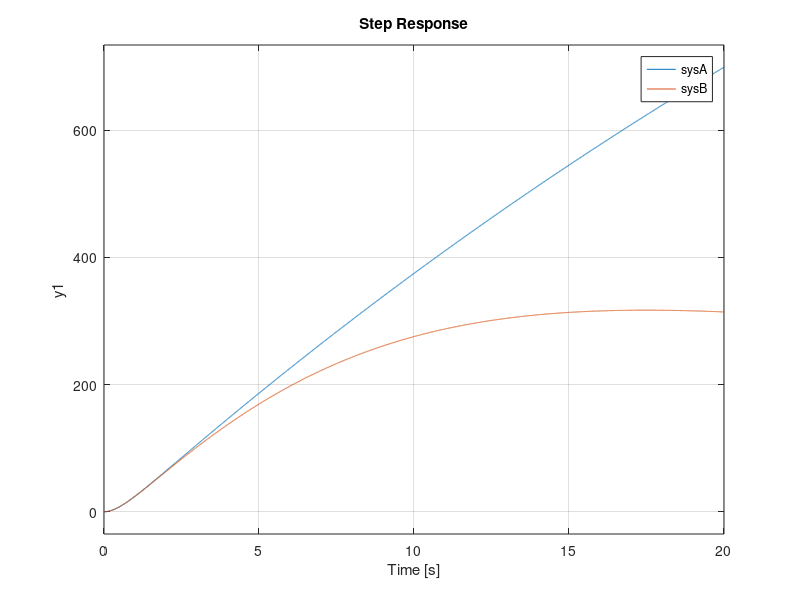

Recreate this plot in MATLAB.
close all;
clear all;

t=0.005;
zt=input("INPUT;zt=");
tr=input("INPUT;tr=");
tq=input("INPUT;tq=");
Kt=0.61;
Ktn=0.6;
J=0.0071;
Jn=0.007;
Kp=J/(Kt*tr^2);
Kd=2*zt*tr*Kp;
Kp
Kd

P=tf([Kt],[J,0,0]);
P
Pn=tf([Ktn],[Jn,0,0]);
Q=tf([1],[tq^2,2*tq,1]);
Q
sysKp=tf(Kp);
sysKp
sysKd=tf([Kd,0],[t,1]);
sysKd
C=sysKp+sysKd;
sysA=Pn/(1+Pn*C);
sysB=Pn*(1-Q)/(1+Pn*C);

step(sysA,sysB);
